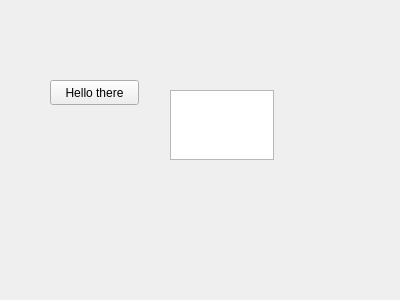
<?xml version="1.0" encoding="UTF-8"?>
<ui version="4.0">
 <class>Form</class>
 <widget class="QWidget" name="Form">
  <property name="geometry">
   <rect>
    <x>0</x>
    <y>0</y>
    <width>400</width>
    <height>300</height>
   </rect>
  </property>
  <property name="windowTitle">
   <string>Form</string>
  </property>
  <widget class="QPushButton" name="pushButton">
   <property name="geometry">
    <rect>
     <x>50</x>
     <y>80</y>
     <width>89</width>
     <height>25</height>
    </rect>
   </property>
   <property name="text">
    <string>Hello there</string>
   </property>
  </widget>
  <widget class="QTextEdit" name="Greivous">
   <property name="geometry">
    <rect>
     <x>170</x>
     <y>90</y>
     <width>104</width>
     <height>70</height>
    </rect>
   </property>
  </widget>
 </widget>
 <resources/>
 <connections/>
</ui>
